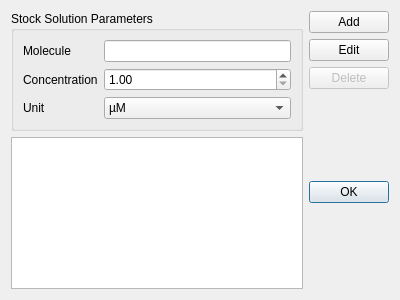
<?xml version="1.0" encoding="UTF-8"?>
<ui version="4.0">
 <class>Dialog</class>
 <widget class="QDialog" name="Dialog">
  <property name="geometry">
   <rect>
    <x>0</x>
    <y>0</y>
    <width>400</width>
    <height>300</height>
   </rect>
  </property>
  <property name="windowTitle">
   <string>Dialog</string>
  </property>
  <layout class="QHBoxLayout" name="horizontalLayout">
   <item>
    <layout class="QGridLayout" name="gridLayout">
     <item row="12" column="0">
      <widget class="QListView" name="listView"/>
     </item>
     <item row="0" column="0">
      <widget class="QGroupBox" name="formGroupBox">
       <property name="title">
        <string>Stock Solution Parameters</string>
       </property>
       <layout class="QFormLayout" name="formLayout">
        <item row="0" column="0">
         <widget class="QLabel" name="nameLabel">
          <property name="text">
           <string>Molecule</string>
          </property>
         </widget>
        </item>
        <item row="0" column="1">
         <widget class="QLineEdit" name="nameLineEdit"/>
        </item>
        <item row="1" column="0">
         <widget class="QLabel" name="concentrationLabel">
          <property name="text">
           <string>Concentration</string>
          </property>
         </widget>
        </item>
        <item row="1" column="1">
         <widget class="QDoubleSpinBox" name="concentrationDoubleSpinBox">
          <property name="minimum">
           <double>1.000000000000000</double>
          </property>
         </widget>
        </item>
        <item row="2" column="0">
         <widget class="QLabel" name="unitLabel">
          <property name="text">
           <string>Unit</string>
          </property>
         </widget>
        </item>
        <item row="2" column="1">
         <widget class="QComboBox" name="unitComboBox">
          <item>
           <property name="text">
            <string>µM</string>
           </property>
          </item>
          <item>
           <property name="text">
            <string>mM</string>
           </property>
          </item>
          <item>
           <property name="text">
            <string>M</string>
           </property>
          </item>
         </widget>
        </item>
       </layout>
      </widget>
     </item>
    </layout>
   </item>
   <item>
    <layout class="QVBoxLayout" name="verticalLayout">
     <item>
      <widget class="QPushButton" name="addBtn">
       <property name="text">
        <string>Add</string>
       </property>
      </widget>
     </item>
     <item>
      <widget class="QPushButton" name="updateBtn">
       <property name="text">
        <string>Edit</string>
       </property>
      </widget>
     </item>
     <item>
      <widget class="QPushButton" name="deleteBtn">
       <property name="enabled">
        <bool>false</bool>
       </property>
       <property name="text">
        <string>Delete</string>
       </property>
      </widget>
     </item>
     <item>
      <widget class="QDialogButtonBox" name="buttonBox">
       <property name="orientation">
        <enum>Qt::Vertical</enum>
       </property>
       <property name="standardButtons">
        <set>QDialogButtonBox::Ok</set>
       </property>
       <property name="centerButtons">
        <bool>true</bool>
       </property>
      </widget>
     </item>
    </layout>
   </item>
  </layout>
 </widget>
 <resources/>
 <connections>
  <connection>
   <sender>buttonBox</sender>
   <signal>accepted()</signal>
   <receiver>Dialog</receiver>
   <slot>accept()</slot>
   <hints>
    <hint type="sourcelabel">
     <x>248</x>
     <y>254</y>
    </hint>
    <hint type="destinationlabel">
     <x>157</x>
     <y>274</y>
    </hint>
   </hints>
  </connection>
  <connection>
   <sender>buttonBox</sender>
   <signal>rejected()</signal>
   <receiver>Dialog</receiver>
   <slot>reject()</slot>
   <hints>
    <hint type="sourcelabel">
     <x>316</x>
     <y>260</y>
    </hint>
    <hint type="destinationlabel">
     <x>286</x>
     <y>274</y>
    </hint>
   </hints>
  </connection>
 </connections>
</ui>
